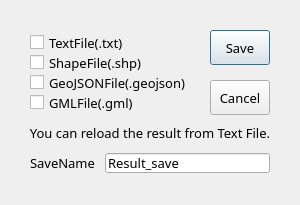
<?xml version="1.0" encoding="UTF-8"?>
<ui version="4.0">
 <class>Save</class>
 <widget class="QDialog" name="Save">
  <property name="windowModality">
   <enum>Qt::ApplicationModal</enum>
  </property>
  <property name="geometry">
   <rect>
    <x>0</x>
    <y>0</y>
    <width>300</width>
    <height>205</height>
   </rect>
  </property>
  <property name="font">
   <font>
    <family>微软雅黑 Light</family>
    <pointsize>10</pointsize>
   </font>
  </property>
  <property name="cursor">
   <cursorShape>CrossCursor</cursorShape>
  </property>
  <property name="windowTitle">
   <string>Dialog</string>
  </property>
  <property name="windowIcon">
   <iconset resource="resources.qrc">
    <normaloff>:/img/Save.png</normaloff>:/img/Save.png</iconset>
  </property>
  <widget class="QCheckBox" name="cB1_txt">
   <property name="geometry">
    <rect>
     <x>30</x>
     <y>30</y>
     <width>161</width>
     <height>25</height>
    </rect>
   </property>
   <property name="cursor">
    <cursorShape>UpArrowCursor</cursorShape>
   </property>
   <property name="text">
    <string>TextFile(.txt)</string>
   </property>
  </widget>
  <widget class="QCheckBox" name="cB2_shp">
   <property name="geometry">
    <rect>
     <x>30</x>
     <y>50</y>
     <width>151</width>
     <height>25</height>
    </rect>
   </property>
   <property name="cursor">
    <cursorShape>UpArrowCursor</cursorShape>
   </property>
   <property name="text">
    <string>ShapeFile(.shp)</string>
   </property>
  </widget>
  <widget class="QCheckBox" name="cB4_gml">
   <property name="geometry">
    <rect>
     <x>30</x>
     <y>90</y>
     <width>151</width>
     <height>25</height>
    </rect>
   </property>
   <property name="cursor">
    <cursorShape>UpArrowCursor</cursorShape>
   </property>
   <property name="text">
    <string>GMLFile(.gml)</string>
   </property>
  </widget>
  <widget class="QCheckBox" name="cB3_gj">
   <property name="geometry">
    <rect>
     <x>30</x>
     <y>70</y>
     <width>161</width>
     <height>25</height>
    </rect>
   </property>
   <property name="cursor">
    <cursorShape>UpArrowCursor</cursorShape>
   </property>
   <property name="text">
    <string>GeoJSONFile(.geojson)</string>
   </property>
  </widget>
  <widget class="QPushButton" name="SaveButton">
   <property name="geometry">
    <rect>
     <x>210</x>
     <y>30</y>
     <width>60</width>
     <height>35</height>
    </rect>
   </property>
   <property name="cursor">
    <cursorShape>PointingHandCursor</cursorShape>
   </property>
   <property name="text">
    <string>Save</string>
   </property>
  </widget>
  <widget class="QPushButton" name="CanButton">
   <property name="geometry">
    <rect>
     <x>210</x>
     <y>80</y>
     <width>60</width>
     <height>35</height>
    </rect>
   </property>
   <property name="cursor">
    <cursorShape>PointingHandCursor</cursorShape>
   </property>
   <property name="text">
    <string>Cancel</string>
   </property>
  </widget>
  <widget class="QLabel" name="label">
   <property name="geometry">
    <rect>
     <x>25</x>
     <y>120</y>
     <width>250</width>
     <height>25</height>
    </rect>
   </property>
   <property name="cursor">
    <cursorShape>CrossCursor</cursorShape>
   </property>
   <property name="text">
    <string>You can reload the result from Text File.</string>
   </property>
   <property name="alignment">
    <set>Qt::AlignCenter</set>
   </property>
  </widget>
  <widget class="QLabel" name="label_2">
   <property name="geometry">
    <rect>
     <x>30</x>
     <y>150</y>
     <width>70</width>
     <height>25</height>
    </rect>
   </property>
   <property name="cursor">
    <cursorShape>CrossCursor</cursorShape>
   </property>
   <property name="text">
    <string>SaveName</string>
   </property>
  </widget>
  <widget class="QLineEdit" name="saveName">
   <property name="geometry">
    <rect>
     <x>105</x>
     <y>153</y>
     <width>165</width>
     <height>20</height>
    </rect>
   </property>
   <property name="text">
    <string>Result_save</string>
   </property>
  </widget>
 </widget>
 <resources>
  <include location="resources.qrc"/>
 </resources>
 <connections/>
</ui>
